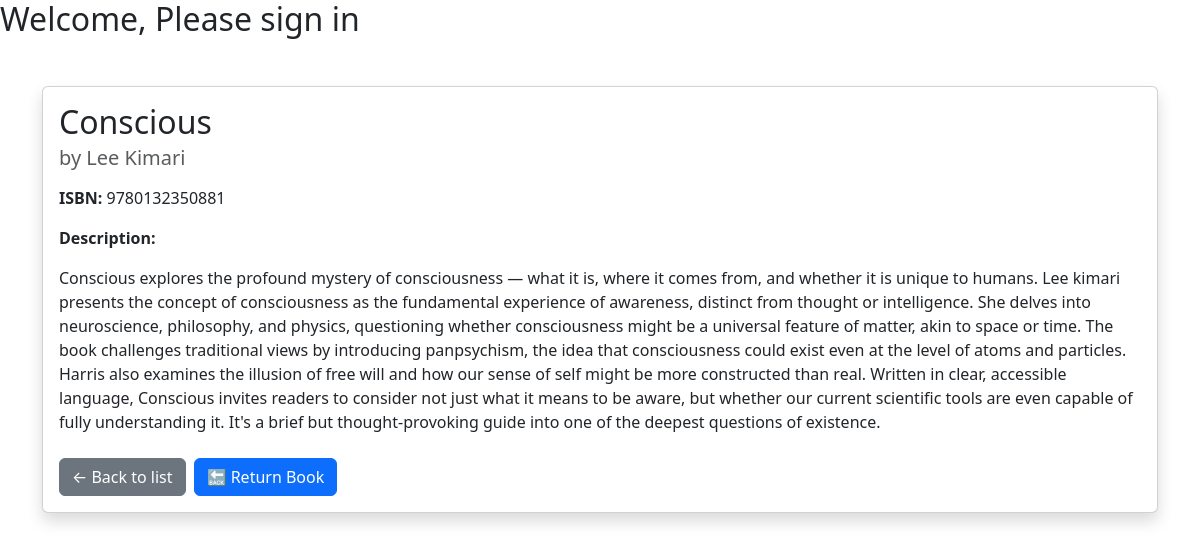
Page /library/book_detail/3/ (signed in) on the earlier database version.
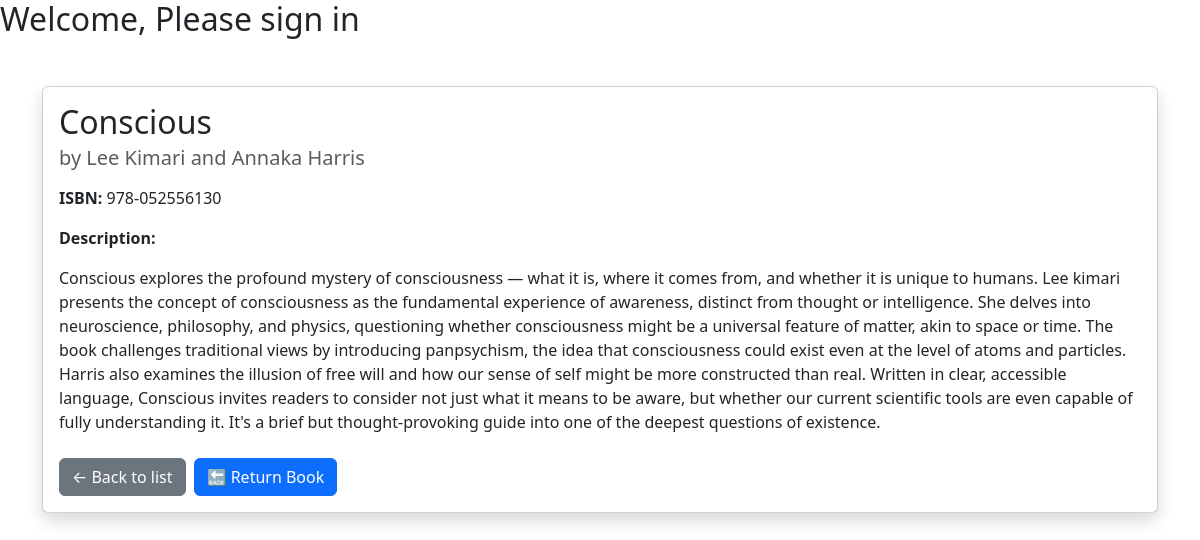
Same page on the later database version.
### library_app/models.py (models this page shows, shortened)
class Book(models.Model):
    title = models.CharField(max_length=255)
    author = models.CharField(max_length=255)
    isbn = models.CharField(max_length=13, unique=True)
    category = models.CharField(max_length=100)
    description = models.TextField(blank=True)  # NEW field
    total_copies = models.PositiveIntegerField()
    available_copies = models.PositiveIntegerField()
    added_by = models.ForeignKey(User, on_delete=models.SET_NULL, null=True, blank=True)  # NEW field
    publisher = models.ForeignKey('Publisher', on_delete=models.SET_NULL, null=True, blank=True)  # NEW field
    created_at = models.DateTimeField(auto_now_add=True)
    updated_at = models.DateTimeField(auto_now=True)

### library_app/views.py (the view)
# urls.py: path('book_detail/<int:id>/', book_detail, name='book_detail'),
@login_required
def book_detail(request, id):
    book = get_object_or_404(Book, id=id)
    issued_book = IssuedBook.objects.filter(
        user=request.user,
        book=book,
        return_date__isnull=True
    ).first()
    context = {
        'book': book,
        'issued_book': issued_book,
        'title': "Book Detail",
        'current_year': timezone.now().year,
    }
    return render(request, 'library_app/book_detail.html', context)

### library_app/templates/library_app/book_detail.html (shortened to what this page needs)
{% extends 'base.html' %}
{% block content %}
<div class="container mt-5">
  <div class="card shadow">
    <div class="card-body">
      <h2 class="card-title">{{ book.title }}</h2>
      <h5 class="card-subtitle mb-3 text-muted">by {{ book.author }}</h5>
      <p><strong>ISBN:</strong> {{ book.isbn }}</p>
      {% if book.description %}
        <p><strong>Description:</strong></p>
        <p>{{ book.description }}</p>
      {% else %}
        <p><em>No description provided.</em></p>
      {% endif %}
      <div class="mt-4 d-flex gap-2 flex-wrap">
        <a href="{% url 'book_list' %}" class="btn btn-secondary btn-simple">
          ← Back to list
        </a>
        {% if user.is_authenticated %}
          {% if issued_book %}
            <a href="{% url 'return_book' issued_book.id %}" class="btn btn-primary btn-simple">
              🔙 Return Book
            </a>
          {% else %}
            <a href="{% url 'request_book' book.id %}" class="btn btn-success btn-simple">
              ➕ Request Book
            </a>
          {% endif %}
        {% else %}
          <p><a href="{% url 'login' %}">Log in</a> to request books.</p>
        {% endif %}
      </div>
    </div>
  </div>
</div>
{% endblock content %}

Differences in the rows shown:
changed Book "Conscious": author "Lee Kimari" → "Lee Kimari and Annaka Harris"; isbn "9780132350881" → "978-052556130"
